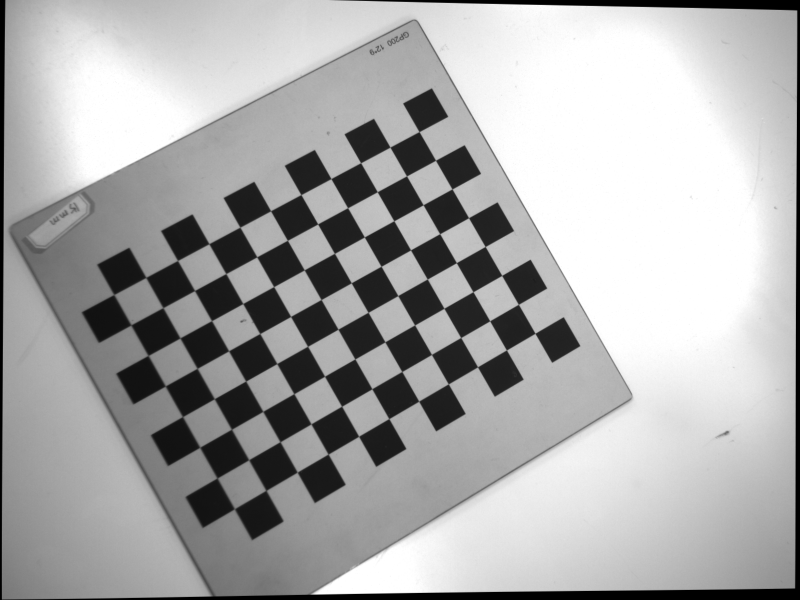
#> input picture 2024-11-08/img_16-41-56.png, 2400 x 1800 px (shown at 1/3 size); its folder holds 4 pictures in this run
$ python handeye_calib_quaternion.py
#> lines starting #> are read from the running program, lines starting #| are printed output that depends on the picture; long printed decimals are rounded
import cv2
import numpy as np
import glob
import matplotlib.pyplot as plt
import os
from scipy.spatial.transform import Rotation as R
import pandas as pd
import math

def find_chessboard_corners(images, pattern_size, ShowCorners=False):
    """Finds the chessboard patterns and, if ShowImage is True, shows the images with the corners"""
    chessboard_corners = []
    IndexWithImg = []
    i = 0
    print("Finding corners...")
    for image in images:
        print(">>>>>>>>>>", i)
        gray = cv2.cvtColor(image, cv2.COLOR_BGR2GRAY)
        ret, corners = cv2.findChessboardCorners(gray, pattern_size)
        if ret:  # Only process if chessboard corners are found
            criteria = (cv2.TERM_CRITERIA_EPS + cv2.TERM_CRITERIA_MAX_ITER, 30, 0.001)
            corners = cv2.cornerSubPix(gray, corners, (10, 10), (-1, -1), criteria)
            chessboard_corners.append(corners)

            cv2.drawChessboardCorners(image, pattern_size, corners, ret)
            if ShowCorners:
                plt.imshow(image)
                plt.title("Detected corner in image: " + str(i))
                plt.show()

            IndexWithImg.append(i)
        else:
            print(f"No chessboard found in image: {i}")  # Log failed images
        i += 1
    return chessboard_corners, IndexWithImg


def calculate_intrinsics(chessboard_corners, IndexWithImg, pattern_size, square_size, ImgSize, ShowProjectError=False):
    """Calculates the intrinsic camera parameters fx, fy, cx, cy from the images"""
    imgpoints = chessboard_corners
    objpoints = []
    for i in range(len(IndexWithImg)):
        objp = np.zeros((pattern_size[0] * pattern_size[1], 3), np.float32)
        objp[:, :2] = np.mgrid[0:pattern_size[0], 0:pattern_size[1]].T.reshape(-1, 2) * square_size
        objpoints.append(objp)

    ret, mtx, dist, rvecs, tvecs = cv2.calibrateCamera(objpoints, imgpoints, ImgSize, None, None)

    print("The projection error from the calibration is: ",
          calculate_reprojection_error(objpoints, imgpoints, rvecs, tvecs, mtx, dist, ShowProjectError))
    print(mtx)
    return mtx


def calculate_reprojection_error(objpoints, imgpoints, rvecs, tvecs, mtx, dist, ShowPlot=False):
    """Calculates the reprojection error of the camera for each image"""
    total_error = 0
    num_points = 0
    errors = []

    for i in range(len(objpoints)):
        imgpoints_projected, _ = cv2.projectPoints(objpoints[i], rvecs[i], tvecs[i], mtx, dist)
        imgpoints_projected = imgpoints_projected.reshape(-1, 1, 2)
        error = cv2.norm(imgpoints[i], imgpoints_projected, cv2.NORM_L2) / len(imgpoints_projected)
        errors.append(error)
        total_error += error
        num_points += 1

    mean_error = total_error / num_points
    return mean_error


def compute_camera_poses(chessboard_corners, pattern_size, square_size, intrinsic_matrix, Testing=False):
    """Takes the chessboard corners and computes the camera poses"""
    object_points = np.zeros((pattern_size[0] * pattern_size[1], 3), dtype=np.float32)
    object_points[:, :2] = np.mgrid[0:pattern_size[0], 0:pattern_size[1]].T.reshape(-1, 2) * square_size

    RTarget2Cam = []
    TTarget2Cam = []
    i = 1
    for corners in chessboard_corners:
        _, rvec, tvec = cv2.solvePnP(object_points, corners, intrinsic_matrix, None)
        if Testing:
            print("Current iteration: ", i, " out of ", len(chessboard_corners[0]), " iterations.")
            print("rvec[0]: ", rvec[0])
            print("rvec[1]: ", rvec[1])
            print("rvec[2]: ", rvec[2])
            print("tvec[0]: ", tvec[0])
            print("tvec[1]: ", tvec[1])
            print("tvec[2]: ", tvec[2])
        i = 1 + i
        R, _ = cv2.Rodrigues(rvec)
        RTarget2Cam.append(R)
        TTarget2Cam.append(tvec)

    return RTarget2Cam, TTarget2Cam


# Example image directory
image_folder = "./2024-11-08"
image_files = sorted(glob.glob(f'{image_folder}/img_*.png'))
images = [cv2.imread(f) for f in image_files]
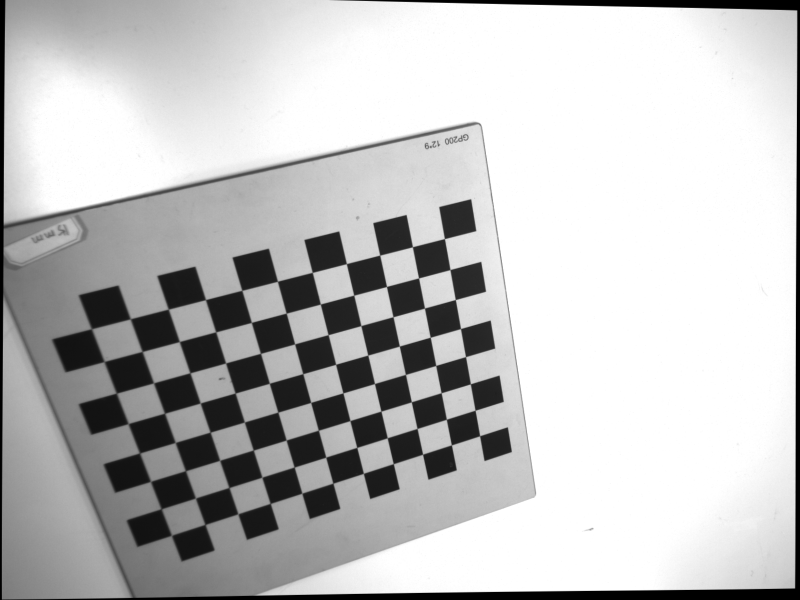
#> input picture 2024-11-08/img_16-43-58.png, 2400 x 1800 px (shown at 1/3 size)
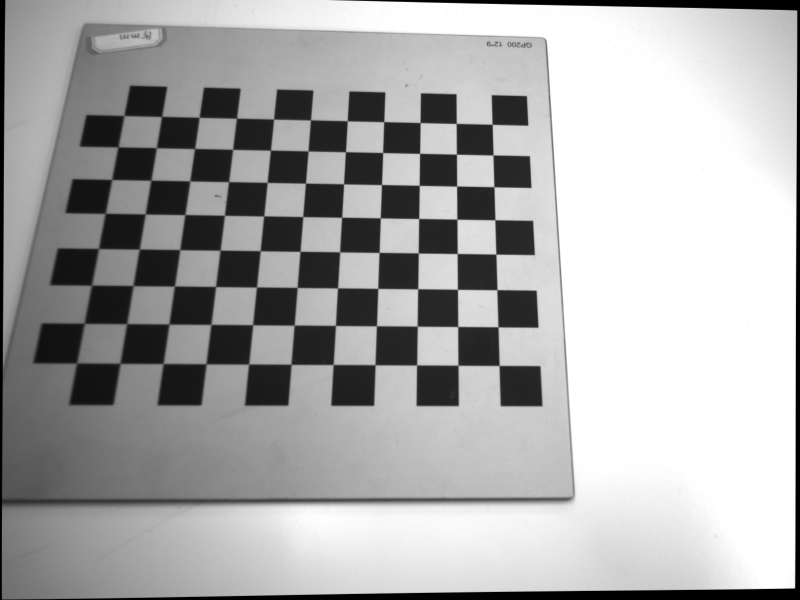
#> input picture 2024-11-08/img_16-45-42.png, 2400 x 1800 px (shown at 1/3 size)
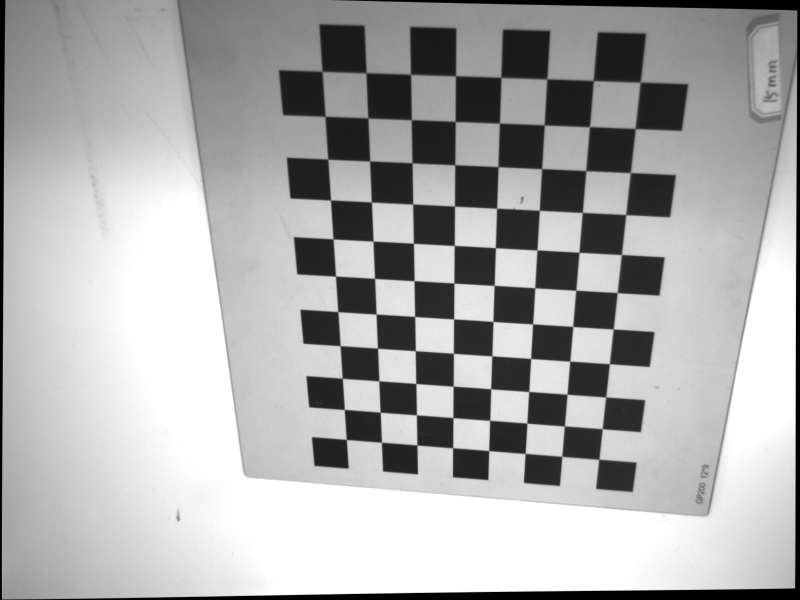
#> input picture 2024-11-08/img_16-47-00.png, 2400 x 1800 px (shown at 1/3 size)
#> images = 4 items

pattern_size = (11, 8)
square_size = 15 / 1000
ShowProjectError = True
ShowCorners = False

# Camera calibration
chessboard_corners, IndexWithImg = find_chessboard_corners(images, pattern_size, ShowCorners=ShowCorners)
#> the loop in find_chessboard_corners, `for image in images:` made 4 passes
#| >>>>>>>>>> 0
#| >>>>>>>>>> 1
#| >>>>>>>>>> 2
#| >>>>>>>>>> 3
#> after the loop in find_chessboard_corners, `for image in images:`: IndexWithImg = [0, 1, 2, 3]; chessboard_corners = 4 items; i = 4
#> chessboard_corners = 4 items; IndexWithImg = [0, 1, 2, 3]
intrinsic_matrix = calculate_intrinsics(chessboard_corners, IndexWithImg,
                                        pattern_size, square_size,
                                        images[0].shape[:2][::-1], ShowProjectError=ShowProjectError)
#> in calculate_intrinsics, `imgpoints = chessboard_corners`: imgpoints = 4 items
#> the loop in calculate_intrinsics, `for i in range(len(IndexWithImg)):` made 4 passes
#> in calculate_intrinsics, `ret, mtx, dist, rvecs, tvecs = cv2.calibrateCamera(objpoints, imgpoint..`: ret = 0.0843; mtx = [[2284, 0, 1405.7], [0, 2283.2, 895.3], [0, 0, 1]]; dist = [[-0.00954, 0.0221, 0.000167, -0.000636, -0.042]]; rvecs = ([-0.156, 0.07, 2.62], [-0.416, -0.54, 2.85], [0.0927, -0.608, -3.08], [0.267, 0.428, -1.5]); tvecs = ([0.03, 0.0158, 0.342], [0.00569, 0.0689, 0.381], [0.0112, 0.0246, 0.278], [-0.0512, 0.0593, 0.32])
#> the loop in calculate_reprojection_error, `for i in range(len(objpoints)):` made 4 passes
#> (error, total_error) on passes 1 to 4: (0.00828, 0.00828), (0.00906, 0.0173), (0.0105, 0.0278), (0.00791, 0.0357)
#> after the loop in calculate_reprojection_error, `for i in range(len(objpoints)):`: errors = [0.00828, 0.00906, 0.0105, 0.00791]; num_points = 4; total_error = 0.0357
#> in calculate_reprojection_error, `mean_error = total_error / num_points`: mean_error = 0.00893
#| The projection error from the calibration is:  0.008934
#| [[2.28397441e+03 0.00000000e+00 1.40568895e+03]
#|  [0.00000000e+00 2.28321613e+03 8.95265589e+02]
#|  [0.00000000e+00 0.00000000e+00 1.00000000e+00]]
#> intrinsic_matrix = [[2284, 0, 1405.7], [0, 2283.2, 895.3], [0, 0, 1]]

# Calculate camera extrinsics
RTarget2Cam, TTarget2Cam = compute_camera_poses(chessboard_corners, pattern_size, square_size, intrinsic_matrix)
#> the loop in compute_camera_poses, `for corners in chessboard_corners:` made 4 passes
#> (rvec, tvec) on passes 1 to 4: ([-0.154, 0.0703, 2.62], [0.03, 0.0158, 0.342]), ([-0.415, -0.54, 2.85], [0.00569, 0.0689, 0.381]), ([-0.091, 0.608, 3.08], [0.0112, 0.0246, 0.278]), ([0.267, 0.427, -1.5], [-0.0512, 0.0594, 0.32])
#> after the loop in compute_camera_poses, `for corners in chessboard_corners:`: RTarget2Cam = 4 items; TTarget2Cam = [[0.03, 0.0158, 0.342], [0.00569, 0.0689, 0.381], [0.0112, 0.0246, 0.278], [-0.0512, 0.0594, 0.32]]; i = 5
#> RTarget2Cam = 4 items

# Poses with translation and quaternion data
# Each pose is now: [tx, ty, tz, qx, qy, qz, qw]
poses = [
    [0.15051, -0.98167, 0.19784, -0.52527, 0.84827, -0.064261, -0.019863],       #img_16-41-56
    [0.37439, -0.93348, 0.15096, -0.63015, 0.74166, 0.018804, -0.22911],       #img_16-43-58
    [-0.019255, -1.0245, 0.12078, 0.71173, -0.67307, 0.15944, -0.12241],       #img_16-45-42
    [0.1411, -0.84013, 0.10857, 0.97367, 0.047694, -0.042388, 0.21887],       #img_16-47-00
    [0.25611, -1.1328, 0.14794, 0.93581, 0.31917, -0.050942, -0.14071],       #img_16-50-16
    [0.32091, -1.1022, 0.17871, 0.86571, 0.47199, -0.086662, -0.14233],       #img_16-56-18
    [0.26304, -0.88579, 0.18963, 0.98747, 0.038113, -0.11454, 0.10164],       #img_16-57-49
    [0.078587, -1.1678, 0.15703, 0.97304, 0.11126, 0.1295, -0.15506],       #img_16-58-55
    [0.047077, -0.87793, 0.18785, 0.88671, -0.41326, 0.19021, 0.08231],       #img_17-04-17
    [0.1101, -0.7853, 0.14067, 0.95529, -0.14655, 0.11489, 0.22967],       #img_17-07-21
    [0.33833, -0.84934, 0.12436, 0.9075, -0.33481, -0.119, 0.22403],       #img_17-12-14
    [-0.064699, -0.89433, 0.14303, -0.57633, 0.76346, -0.24827, 0.15273],       #img_17-13-54
    [0.32554, -0.86472, 0.12421, -0.59145, 0.75386, -0.018987, -0.2855],       #img_17-16-30
    [-0.074494, -1.0196, 0.14463, -0.36378, 0.88656, -0.07824, 0.27486],       #img_17-18-27
    [0.20467, -1.035, 0.1665, -0.43361, 0.89982, 0.038556, -0.028459],       #img_17-19-56
]

REnd2Base = []
TEnd2Base = []
for pose in poses:
    # Extract translation and quaternion
    translation = pose[:3]
    quaternion = pose[3:]

    # Convert quaternion to rotation matrix
    REnd2Base.append(R.from_quat(quaternion).as_matrix())
    TEnd2Base.append(translation)

REnd2Base = np.array(REnd2Base)
TEnd2Base = np.array(TEnd2Base)

for i in range(5):
    print("Method:", i)
#> (the run stopped early here; a loop or call above may not have finished)
